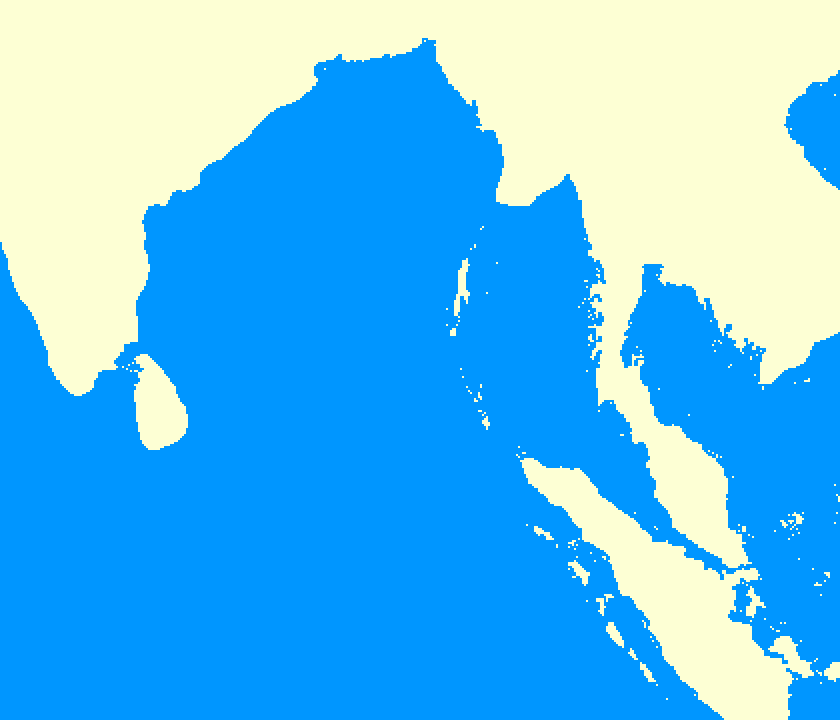
#> input picture images/mapa840x720.png, 840 x 720 px
$ jupyter execute --allow-errors map_generator.ipynb
#> lines starting #> are read from the running program, lines starting #| are printed output that depends on the picture; after the words box and inside, x2 and y2 are one past the last pixel; in counts of white or black regions, pixels touching at a corner belong together
[cell 1]
from PIL import Image
import pandas as pd
import os
import cv2

#> (a cell that did not finish here is left out)

[cell 3]
img = os.path.join('..', '..', 'images', 'mapa840x720.png')

def binarize(img_path, threshold):
#> called with img_path = '../../images/mapa840x720.png', threshold = 150
    img = cv2.imread(img_path, cv2.IMREAD_GRAYSCALE)
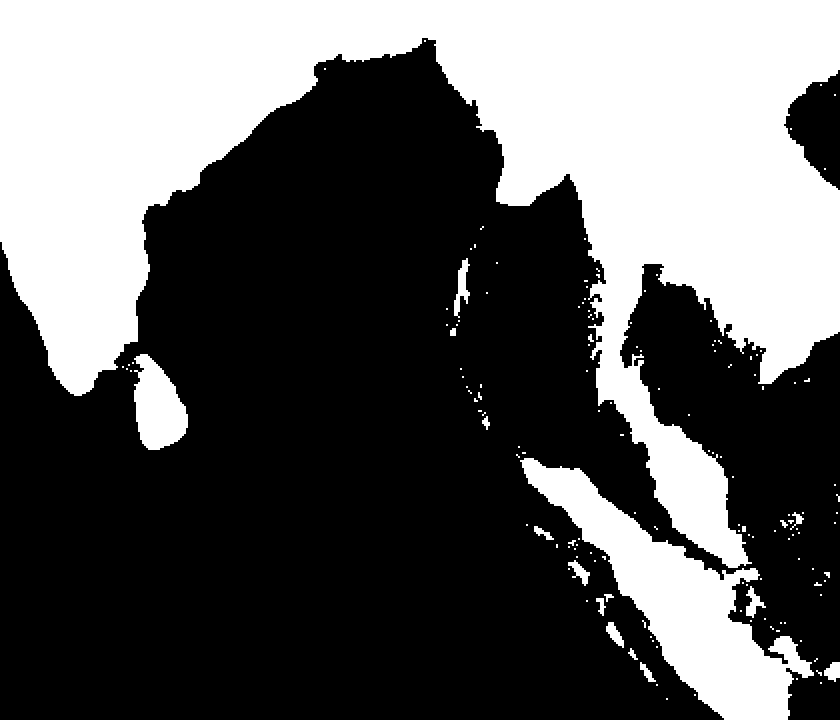
#> img: shape (720, 840); values 117 (black) and 249 (white), 37.2% white; 150 white regions (127 under 20 px), largest, box (x1, y1, x2, y2) and area: (0, 0, 840, 568) 195388, (520, 458, 814, 720) 23088, (134, 354, 188, 450) 3532
    binarized = img < threshold
    binarized = (binarized * 255).astype('uint8')
    cv2.imwrite(os.path.join("..", '..', "images", "binarized.png"), binarized)
    return

binarize(img, 150)
